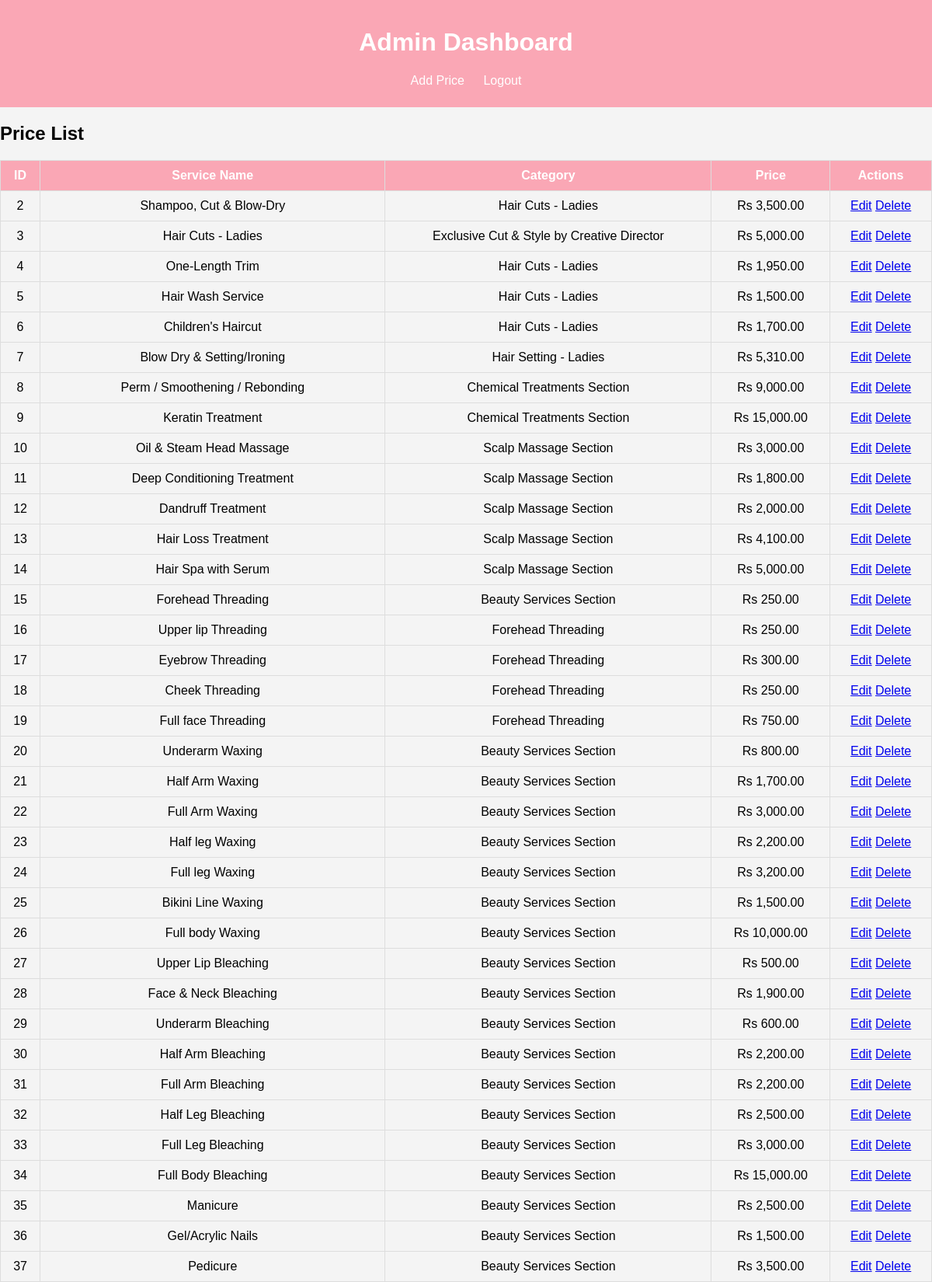
The page /dashboard.php (signed in, upper part) on the database its author committed.
### tables this page shows
CREATE TABLE `prices` (
  `id` int(11) NOT NULL,
  `service_name` varchar(255) NOT NULL,
  `category` varchar(255) NOT NULL,
  `price` decimal(10,2) NOT NULL
);

### dashboard.php (the view, shortened to what this page needs)
<?php
include 'config.php';
$query = "SELECT * FROM prices";
$stmt = $conn->prepare($query);
$stmt->execute();
$prices = $stmt->fetchAll(PDO::FETCH_ASSOC);
?>
<!DOCTYPE html>
<html lang="en">
<head>
    <link rel="stylesheet" href="admin.css">
</head>
<body>
    <header>
        <h1>Admin Dashboard</h1>
        <nav>
            <a href="create_price.php">Add Price</a>
            <a href="logout.php">Logout</a>
        </nav>
    </header>
    <section>
        <h2>Price List</h2>
        <table>
            <thead>
                <tr>
                    <th>ID</th>
                    <th>Service Name</th>
                    <th>Category</th>
                    <th>Price</th>
                    <th>Actions</th>
                </tr>
            </thead>
            <tbody>
                <?php foreach ($prices as $price): ?>
                    <tr>
                        <td><?php echo $price['id']; ?></td>
                        <td><?php echo $price['service_name']; ?></td>
                        <td><?php echo $price['category']; ?></td>
                        <td>Rs <?php echo number_format($price['price'], 2); ?></td>
                        <td>
                            <a href="edit_price.php?id=<?php echo $price['id']; ?>">Edit</a>
                            <a href="delete_price.php?id=<?php echo $price['id']; ?>" onclick="return confirm('Are you sure?')">Delete</a>
                        </td>
                    </tr>
                <?php endforeach; ?>
            </tbody>
        </table>
    </section>
</body>
</html>

### admin.css (style rules this page uses)
body { font-family: Arial, sans-serif; background-color: #f4f4f4; margin: 0; padding: 0; }
header { background-color:rgb(250, 167, 181); color: #fff; padding: 15px; text-align: center; }
nav { margin: 10px 0; }
nav a { color: #fff; margin: 0 10px; text-decoration: none; }
table { width: 100%; border-collapse: collapse; margin-top: 20px; }
table th, table td { padding: 10px; border: 1px solid #ddd; text-align: center; }
table th { background-color:rgb(250, 167, 181); color: #fff; }

### rows shown on the page
prices: id "2", service_name "Shampoo, Cut & Blow-Dry", category "Hair Cuts - Ladies", price "3,500.00"
prices: id "3", service_name "Hair Cuts - Ladies", category "Exclusive Cut & Style by Creative Director", price "5,000.00"
prices: id "4", service_name "One-Length Trim", category "Hair Cuts - Ladies", price "1,950.00"
prices: id "5", service_name "Hair Wash Service", category "Hair Cuts - Ladies", price "1,500.00"
prices: id "6", service_name "Children's Haircut", category "Hair Cuts - Ladies", price "1,700.00"
prices: id "7", service_name "Blow Dry & Setting/Ironing", category "Hair Setting - Ladies", price "5,310.00"
prices: id "8", service_name "Perm / Smoothening / Rebonding", category "Chemical Treatments Section", price "9,000.00"
prices: id "9", service_name "Keratin Treatment", category "Chemical Treatments Section", price "15,000.00"
prices: id "10", service_name "Oil & Steam Head Massage", category "Scalp Massage Section", price "3,000.00"
prices: id "11", service_name "Deep Conditioning Treatment", category "Scalp Massage Section", price "1,800.00"
prices: id "12", service_name "Dandruff Treatment", category "Scalp Massage Section", price "2,000.00"
prices: id "13", service_name "Hair Loss Treatment", category "Scalp Massage Section", price "4,100.00"
prices: id "14", service_name "Hair Spa with Serum", category "Scalp Massage Section", price "5,000.00"
prices: id "15", service_name "Forehead Threading", category "Beauty Services Section", price "250.00"
prices: id "16", service_name "Upper lip Threading", category "Forehead Threading", price "250.00"
prices: id "17", service_name "Eyebrow Threading", category "Forehead Threading", price "300.00"
prices: id "18", service_name "Cheek Threading", category "Forehead Threading", price "250.00"
prices: id "19", service_name "Full face Threading", category "Forehead Threading", price "750.00"
prices: id "20", service_name "Underarm Waxing", category "Beauty Services Section", price "800.00"
prices: id "21", service_name "Half Arm Waxing", category "Beauty Services Section", price "1,700.00"
prices: id "22", service_name "Full Arm Waxing", category "Beauty Services Section", price "3,000.00"
prices: id "23", service_name "Half leg Waxing", category "Beauty Services Section", price "2,200.00"
prices: id "24", service_name "Full leg Waxing", category "Beauty Services Section", price "3,200.00"
prices: id "25", service_name "Bikini Line Waxing", category "Beauty Services Section", price "1,500.00"
prices: id "26", service_name "Full body Waxing", category "Beauty Services Section", price "10,000.00"
prices: id "27", service_name "Upper Lip Bleaching", category "Beauty Services Section", price "500.00"
prices: id "28", service_name "Face & Neck Bleaching", category "Beauty Services Section", price "1,900.00"
prices: id "29", service_name "Underarm Bleaching", category "Beauty Services Section", price "600.00"
prices: id "30", service_name "Half Arm Bleaching", category "Beauty Services Section", price "2,200.00"
prices: id "31", service_name "Full Arm Bleaching", category "Beauty Services Section", price "2,200.00"
prices: id "32", service_name "Half Leg Bleaching", category "Beauty Services Section", price "2,500.00"
prices: id "33", service_name "Full Leg Bleaching", category "Beauty Services Section", price "3,000.00"
prices: id "34", service_name "Full Body Bleaching", category "Beauty Services Section", price "15,000.00"
prices: id "35", service_name "Manicure", category "Beauty Services Section", price "2,500.00"
prices: id "36", service_name "Gel/Acrylic Nails", category "Beauty Services Section", price "1,500.00"
prices: id "37", service_name "Pedicure", category "Beauty Services Section", price "3,500.00"
